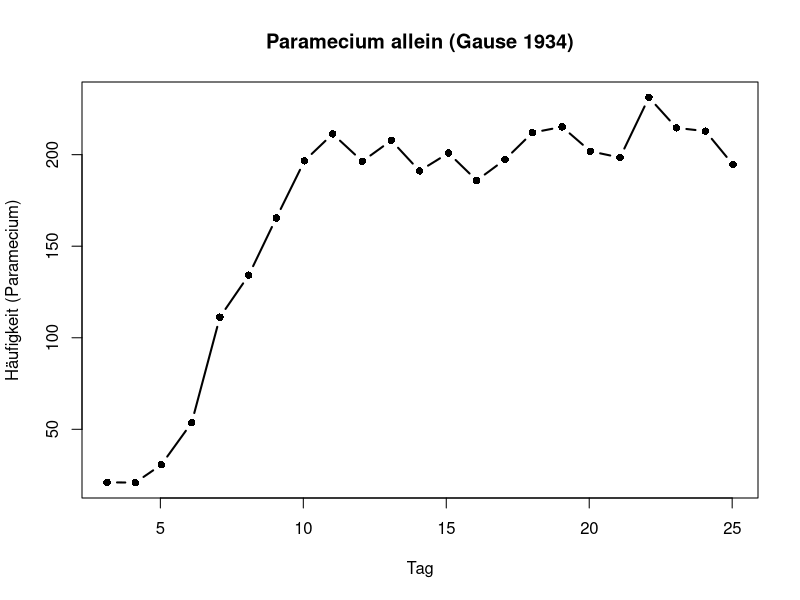
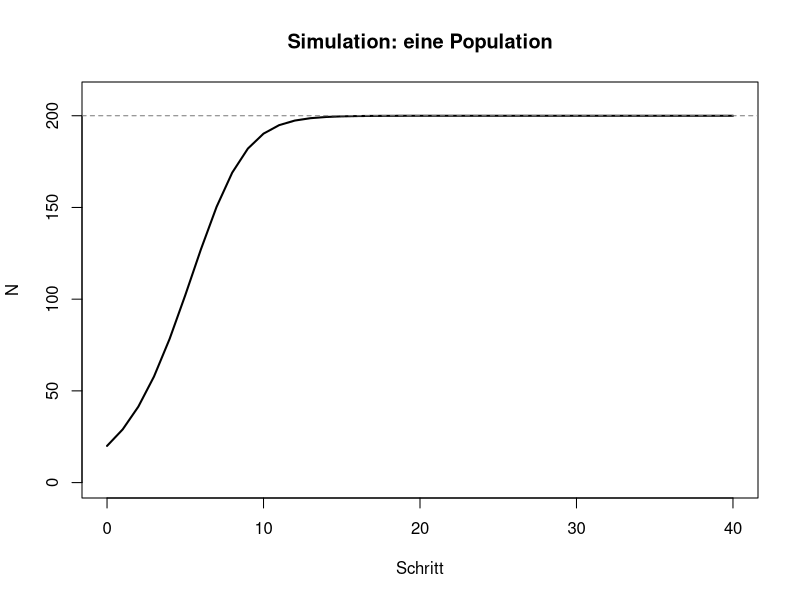
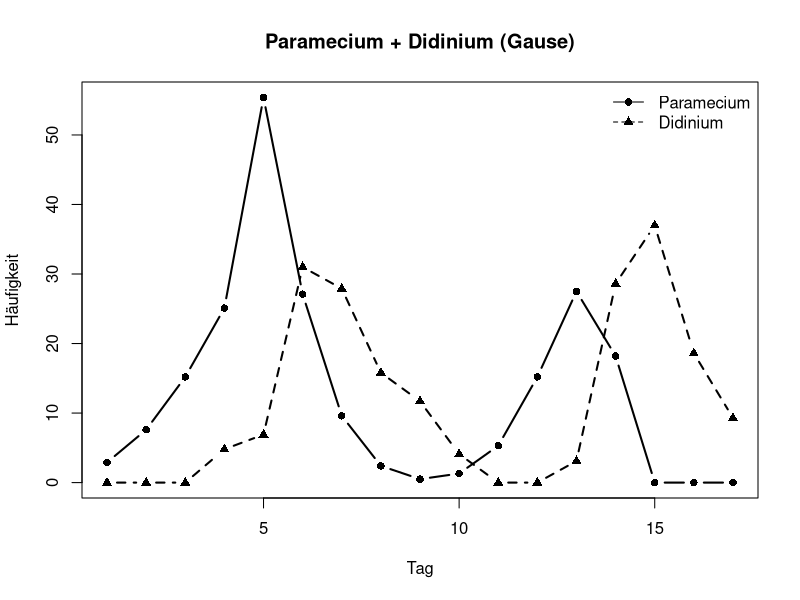
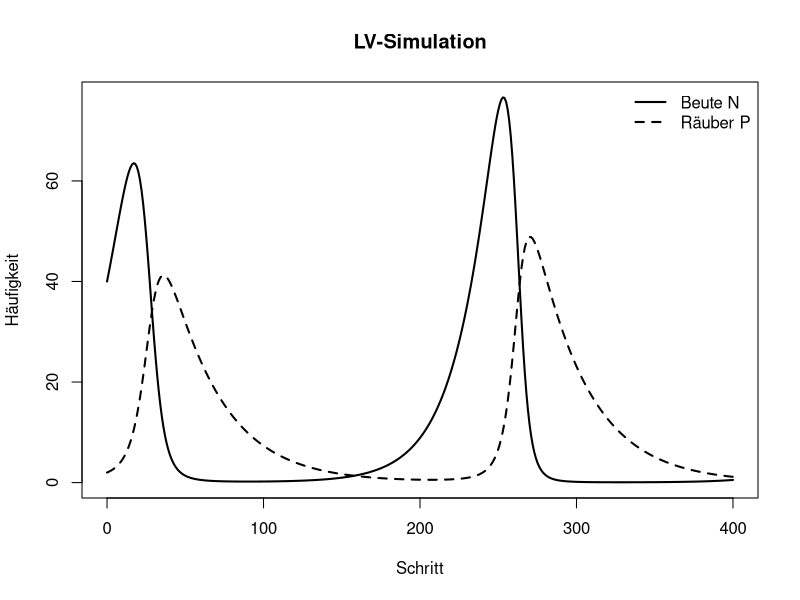
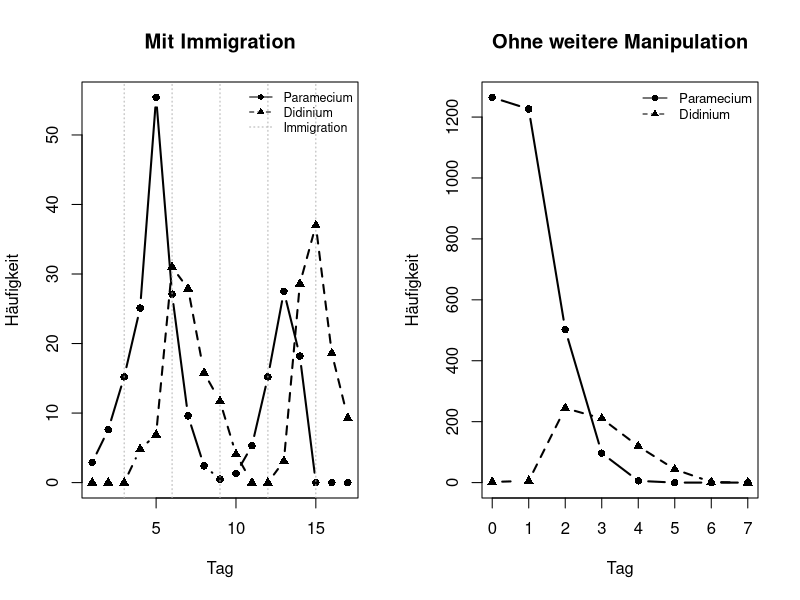

These figures' R source, in order:
## ---- chunk 1
alone <- read.csv("data/paramecium_alone.csv")

plot(
  alone$day, alone$paramecium,
  type = "b", pch = 16, lwd = 2,
  xlab = "Tag", ylab = "Häufigkeit (Paramecium)",
  main = "Paramecium allein (Gause 1934)"
)
## ---- chunk 2
next_N <- function(N, r, K) {
  N + r * N * (1 - N / K)
}
## ---- chunk 3
next_N(N = 20, r = 0.5, K = 200)
## ---- chunk 4
next_N <- function(N, r, K) {
  N + r * N * (1 - N / K)
}

T <- 40
N <- numeric(T + 1)
N[1] <- 20      # Anfangsgrösse — ändern!
r <- 0.5        # Wachstumsrate — ändern!
K <- 200        # Deckel — bei Bedarf ändern!

for (t in 1:T) {
  N[t + 1] <- next_N(N[t], r, K)
}

plot(
  0:T, N,
  type = "l", lwd = 2,
  xlab = "Schritt", ylab = "N",
  main = "Simulation: eine Population",
  ylim = c(0, max(N, K) * 1.05)
)
abline(h = K, col = "grey50", lty = 2)
## ---- chunk 5
both <- read.csv("data/paramecium_with_didinium.csv")

plot(
  both$day, both$paramecium,
  type = "b", pch = 16, lwd = 2,
  xlab = "Tag", ylab = "Häufigkeit",
  main = "Paramecium + Didinium (Gause)",
  ylim = range(0, both$paramecium, both$didinium)
)
lines(both$day, both$didinium, type = "b", pch = 17, lwd = 2, lty = 2)
legend("topright", c("Paramecium", "Didinium"),
       pch = c(16, 17), lty = 1:2, bty = "n")
## ---- chunk 6
next_state <- function(N, P, r, a, b, m) {
  dN <- r * N - a * N * P
  dP <- b * a * N * P - m * P
  c(
    N = max(N + dN, 0),
    P = max(P + dP, 0)
  )
}
## ---- chunk 7
next_state(N = 40, P = 2, r = 0.05, a = 0.005, b = 0.5, m = 0.03)
## ---- chunk 8
T <- 400
N <- numeric(T + 1)
P <- numeric(T + 1)
N[1] <- 40
P[1] <- 2

r <- 0.05
a <- 0.005   # Prädation — später ändern!
b <- 0.5
m <- 0.03

for (t in 1:T) {
  out <- next_state(N[t], P[t], r, a, b, m)
  N[t + 1] <- out["N"]
  P[t + 1] <- out["P"]
}

plot(
  0:T, N,
  type = "l", lwd = 2,
  xlab = "Schritt", ylab = "Häufigkeit",
  main = "LV-Simulation",
  ylim = range(0, N, P)
)
lines(0:T, P, lwd = 2, lty = 2)
legend("topright", c("Beute N", "Räuber P"), lty = 1:2, lwd = 2, bty = "n")
## ---- chunk 9
both <- read.csv("data/paramecium_with_didinium.csv")
both_ex <- read.csv("data/paramecium_didinium_extinction.csv")

par(mfrow = c(1, 2))

plot(
  both$day, both$paramecium,
  type = "b", pch = 16, lwd = 2,
  xlab = "Tag", ylab = "Häufigkeit",
  main = "Mit Immigration",
  ylim = range(0, both$paramecium, both$didinium)
)
abline(v = both$day[both$immigration == "y"], col = "grey70", lty = 3)
lines(both$day, both$didinium, type = "b", pch = 17, lwd = 2, lty = 2)
legend("topright", c("Paramecium", "Didinium", "Immigration"),
       pch = c(16, 17, NA), lty = c(1, 2, 3),
       col = c("black", "black", "grey70"), bty = "n", cex = 0.75)

plot(
  both_ex$day, both_ex$paramecium,
  type = "b", pch = 16, lwd = 2,
  xlab = "Tag", ylab = "Häufigkeit",
  main = "Ohne weitere Manipulation",
  ylim = range(0, both_ex$paramecium, both_ex$didinium, na.rm = TRUE)
)
lines(both_ex$day, both_ex$didinium, type = "b", pch = 17, lwd = 2, lty = 2)
legend("topright", c("Paramecium", "Didinium"),
       pch = c(16, 17), lty = 1:2, bty = "n", cex = 0.8)
